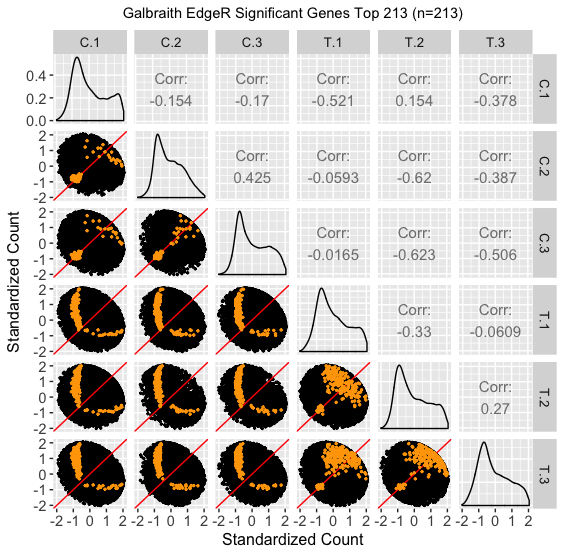

The script that drew this image:
library(rtracklayer)
library(Rsamtools)
library(grid)
library(GenomicAlignments)
library(ggplot2)
library(GGally)
library(edgeR)
library(stringr)
library(EDASeq)
library(dplyr)
library(matrixStats)
library(gridExtra)
library(reshape2)
library(scales)
library(bigPint)
library(data.table)

data <- as.data.frame(readRDS("../../../data/data.Rds"))
metricsAll <- readRDS("../dataMetrics.Rds")

data$ID <- rownames(data)
data <- data[,c(7,1:6)]

# Filter, normalize, and standardize the data so each gene has mean=0 and stdev=1
res <- filterStandardizeKL(data)
# Fitered data standardized
datas <- res[["fulls"]]

# Indices of the NAN rows
nID <- which(is.nan(datas$C.1))
# Set these filtered values that have all same values for samples to 0
datas[nID,1:6] <- 0

yMin = min(datas[,1:6])
yMax = max(datas[,1:6])

datas <- datas[,c(7,1:6)]
nGenes <- 213

metricsAll[["C_T"]]$ID = as.factor(as.character(metricsAll[["C_T"]]$ID))
metricsAll[["C_T"]]$FDR = 1
metricsAll[["C_T"]]$FDR[1:nGenes] = 0.01

ret <- plotDEG(data = datas, dataMetrics = metricsAll, option="scatterPoints", threshVar = "FDR", threshVal = 0.05) # degPointColor = colList[j]
ret[["C_T"]] + xlab("Standardized Count") + ylab("Standardized Count") + ggtitle(paste("Galbraith EdgeR Significant Genes Top 213 (n=", format(nGenes, big.mark=",", scientific=FALSE), ")",sep="")) + theme(plot.title = element_text(hjust = 0.5, size=11), axis.text=element_text(size=11), axis.title=element_text(size=12), strip.text = element_text(size = 10))

filterStandardizeKL <- function(data){
  
  data_Rownames <- data$ID
  data = data[,-1]
  rownames(data) <- data_Rownames
  data <- betweenLaneNormalization(as.matrix(data), which="full", round=FALSE)
  data = as.data.frame(data)
  # Add mean and standard deviation for each row/gene
  data = mutate(data, mean = (C.1+C.2+C.3+T.1+T.2+T.3)/6, stdev = RowSD(cbind(C.1,C.2,C.3,T.1,T.2,T.3)))
  rownames(data)=data_Rownames
  data$ID <- data_Rownames
  
  dataqps <- t(apply(as.matrix(data[,1:6]), 1, scale))
  dataqps <- as.data.frame(dataqps)
  colnames(dataqps) <- colnames(data[,1:6])
  dataqps$ID <- rownames(dataqps)
  
  # Combine the filtered and remaining data
  fulls <- dataqps
  boxDat <- melt(fulls, id.vars="ID")
  colnames(boxDat) <- c("ID", "Sample", "Count")
  
  # Indices of the 775 NAN rows. They had stdev=0 in the filt data
  nID <- which(is.nan(dataqps$K.1))
  # Set these filtered values that have all same values for samples to 0
  dataqps[nID,1:6] <- 0
  
  # Return several parameters
  list(datas = dataqps, fulls = fulls)
}

# This function calculates the standard deviation of each row in a data frame
RowSD = function(x) {
  sqrt(rowSums((x - rowMeans(x))^2)/(dim(x)[2] - 1))
}
